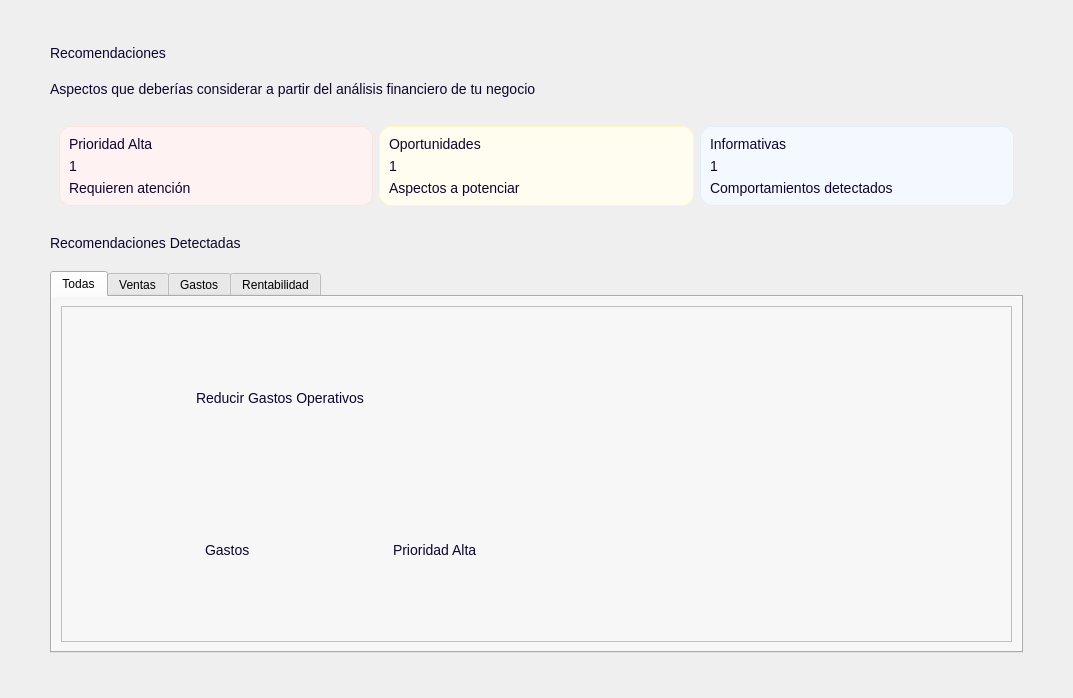
<?xml version="1.0" encoding="UTF-8"?>
<ui version="4.0">
 <class>Recomendaciones</class>
 <widget class="QWidget" name="Recomendaciones">
  <property name="geometry">
   <rect>
    <x>0</x>
    <y>0</y>
    <width>1073</width>
    <height>698</height>
   </rect>
  </property>
  <property name="windowTitle">
   <string>Form</string>
  </property>
  <property name="styleSheet">
   <string notr="true">QFrame[carta=&quot;Dashboard&quot;] {
    background-color: #FFFFFF;
    border: 1px solid #E4E0EA;
    border-radius: 12px;
}
#CargarDatos{
background-color:#f7f7f7;
}
QFrame{
background-color:#f7f7f7;
}

/*
-----------------------------------------------------------------------------------------------------
Textos
-----------------------------------------------------------------------------------------------------*/
QLabel{
background-color: transparent;
font-size: 14px;
color: #0E042F;
}
QLabel[texto=&quot;InputTexto&quot;]{
font-size: 16px;
font-weight: bold;
}
QLabel[texto=&quot;TituloPrincipal&quot;]{
font-size:20px;
font-weight:bold;
}
QLabel[texto=&quot;Valor&quot;]{
font-size:20px;
font-weight:bold;
}
QLabel[texto=&quot;TituloSecundario&quot;]{
font-size:18px;
font-weight:bold;
}
QLabel[texto=&quot;Descripcion&quot;]{
font-size:16px;
color: #46315c;
}
QLabel[texto=&quot;Destacado&quot;]{
font-size:16px;
color: #0E042F;
font-weight: bold;
}


/*Botones*/
/* --- BOTÓN PRIMARIO --- */

QPushButton[boton=&quot;Primario&quot;] {
    border-radius: 10px;
    background-color: #5D38BB;
    font-weight: bold;
    color: #F7F7F7;
    font-size: 12pt;
    min-height: 40px;
    padding-left: 20px;
    padding-right: 20px;
	width: 200px;
}

QPushButton[boton=&quot;Primario&quot;]:hover {
    background-color: #744BCC;
}

QPushButton[boton=&quot;Primario&quot;]:pressed {
    background-color: #472A8F;
}

/* --- BOTÓN SECUNDARIO --- */

QPushButton[boton=&quot;Secundario&quot;] {
    border-radius: 10px;
    background-color: rgba(161, 147, 204, 0.7);
    font-weight: bold;
    color: #5D38BB;
    font-size: 18px;
    min-height: 40px;
	width: 250px;
}

QPushButton[boton=&quot;Secundario&quot;]:hover {
    background-color: rgba(161, 147, 204, 0.9);
}

QPushButton[boton=&quot;Secundario&quot;]:pressed {
    background-color: rgba(131, 117, 174, 0.9);
}

</string>
  </property>
  <layout class="QVBoxLayout" name="verticalLayout">
   <item>
    <layout class="QVBoxLayout" name="verticalLayout_12">
     <property name="spacing">
      <number>20</number>
     </property>
     <property name="leftMargin">
      <number>30</number>
     </property>
     <property name="topMargin">
      <number>25</number>
     </property>
     <property name="rightMargin">
      <number>30</number>
     </property>
     <property name="bottomMargin">
      <number>25</number>
     </property>
     <item>
      <widget class="QScrollArea" name="scrollArea">
       <property name="styleSheet">
        <string notr="true">/*
-----------------------------------------------------------------------------------------------------
ScrollArea
-----------------------------------------------------------------------------------------------------
*/
#scrollAreaWidgetContents {
    background-color: transparent;
}
QScrollArea {
    background-color: transparent;
    border: none;
	border-radius:0px;
}

/* Widget que está dentro del ScrollArea */
/*QScrollArea &gt; QWidget &gt; QWidget {
    background-color: #F9F9FC;
}*/

/* Scrollbar vertical */
QScrollBar:vertical {
    background-color: transparent;
    width: 8px;
    margin: 4px 2px 4px 0px;
}

/* Parte que se puede arrastrar */
QScrollBar::handle:vertical {
    background-color: #C9C1D5;
    border-radius: 4px;
    min-height: 40px;
}

/* Al pasar el mouse */
QScrollBar::handle:vertical:hover {
    background-color: #A99DB8;
}

/* Ocultar botones de arriba y abajo */
QScrollBar::add-line:vertical,
QScrollBar::sub-line:vertical {
    height: 0px;
}

/* Espacio antes/después del handle */
QScrollBar::add-page:vertical,
QScrollBar::sub-page:vertical {
    background: transparent;
}</string>
       </property>
       <property name="frameShape">
        <enum>QFrame::NoFrame</enum>
       </property>
       <property name="frameShadow">
        <enum>QFrame::Plain</enum>
       </property>
       <property name="widgetResizable">
        <bool>true</bool>
       </property>
       <widget class="QWidget" name="scrollAreaWidgetContents">
        <property name="geometry">
         <rect>
          <x>0</x>
          <y>0</y>
          <width>995</width>
          <height>630</height>
         </rect>
        </property>
        <property name="sizePolicy">
         <sizepolicy hsizetype="Expanding" vsizetype="Preferred">
          <horstretch>0</horstretch>
          <verstretch>0</verstretch>
         </sizepolicy>
        </property>
        <layout class="QVBoxLayout" name="verticalLayout_2">
         <property name="leftMargin">
          <number>9</number>
         </property>
         <property name="topMargin">
          <number>9</number>
         </property>
         <property name="rightMargin">
          <number>9</number>
         </property>
         <item>
          <layout class="QVBoxLayout" name="verticalLayout_11">
           <property name="spacing">
            <number>20</number>
           </property>
           <item>
            <widget class="QLabel" name="lblTitulo">
             <property name="maximumSize">
              <size>
               <width>16777215</width>
               <height>50</height>
              </size>
             </property>
             <property name="text">
              <string>Recomendaciones</string>
             </property>
             <property name="texto" stdset="0">
              <string>TituloPrincipal</string>
             </property>
            </widget>
           </item>
           <item>
            <widget class="QLabel" name="lblDescripcion">
             <property name="maximumSize">
              <size>
               <width>16777215</width>
               <height>50</height>
              </size>
             </property>
             <property name="text">
              <string>Aspectos que deberías considerar a partir del análisis financiero de tu negocio</string>
             </property>
             <property name="texto" stdset="0">
              <string>Descripcion</string>
             </property>
            </widget>
           </item>
           <item>
            <widget class="QWidget" name="widget" native="true">
             <property name="styleSheet">
              <string notr="true">QLabel {
    qproperty-alignment: 'AlignCenter';
}
</string>
             </property>
             <layout class="QHBoxLayout" name="horizontalLayout">
              <item>
               <widget class="QFrame" name="carta_prioridad">
                <property name="styleSheet">
                 <string notr="true">#carta_prioridad {
    background-color: #FFF2F2; /* Fondo rojo muy claro */
    border: 1px solid #FFE3E3;  /* Borde sutil */
    border-radius: 12px;        /* Bordes redondeados */
}
</string>
                </property>
                <property name="frameShape">
                 <enum>QFrame::StyledPanel</enum>
                </property>
                <property name="frameShadow">
                 <enum>QFrame::Raised</enum>
                </property>
                <layout class="QVBoxLayout" name="verticalLayout_3">
                 <item>
                  <widget class="QLabel" name="label">
                   <property name="text">
                    <string>Prioridad Alta</string>
                   </property>
                   <property name="texto" stdset="0">
                    <string>Destacado</string>
                   </property>
                  </widget>
                 </item>
                 <item>
                  <widget class="QLabel" name="cantidadPrioridad">
                   <property name="text">
                    <string>1</string>
                   </property>
                   <property name="texto" stdset="0">
                    <string>Valor</string>
                   </property>
                  </widget>
                 </item>
                 <item>
                  <widget class="QLabel" name="label_3">
                   <property name="text">
                    <string>Requieren atención</string>
                   </property>
                   <property name="texto" stdset="0">
                    <string>Descripcion</string>
                   </property>
                  </widget>
                 </item>
                </layout>
               </widget>
              </item>
              <item>
               <widget class="QFrame" name="carta_oportunidades">
                <property name="styleSheet">
                 <string notr="true">#carta_oportunidades {
    background-color: #FFFDF0; /* Fondo amarillo claro */
    border: 1px solid #FFF7C2;  /* Borde sutil */
    border-radius: 12px;        /* Bordes redondeados */
}
</string>
                </property>
                <property name="frameShape">
                 <enum>QFrame::StyledPanel</enum>
                </property>
                <property name="frameShadow">
                 <enum>QFrame::Raised</enum>
                </property>
                <layout class="QVBoxLayout" name="verticalLayout_4">
                 <item>
                  <widget class="QLabel" name="label_4">
                   <property name="text">
                    <string>Oportunidades</string>
                   </property>
                   <property name="texto" stdset="0">
                    <string>Destacado</string>
                   </property>
                  </widget>
                 </item>
                 <item>
                  <widget class="QLabel" name="cantidadOportunidades">
                   <property name="text">
                    <string>1</string>
                   </property>
                   <property name="texto" stdset="0">
                    <string>Valor</string>
                   </property>
                  </widget>
                 </item>
                 <item>
                  <widget class="QLabel" name="label_6">
                   <property name="text">
                    <string>Aspectos a potenciar</string>
                   </property>
                   <property name="texto" stdset="0">
                    <string>Descripcion</string>
                   </property>
                  </widget>
                 </item>
                </layout>
               </widget>
              </item>
              <item>
               <widget class="QFrame" name="carta_informativa">
                <property name="styleSheet">
                 <string notr="true">#carta_informativa {
    background-color: #F4F8FF; /* Fondo azul claro */
    border: 1px solid #E1EDFF;  /* Borde sutil */
    border-radius: 12px;        /* Bordes redondeados */
}
</string>
                </property>
                <property name="frameShape">
                 <enum>QFrame::StyledPanel</enum>
                </property>
                <property name="frameShadow">
                 <enum>QFrame::Raised</enum>
                </property>
                <layout class="QVBoxLayout" name="verticalLayout_5">
                 <item>
                  <widget class="QLabel" name="label_7">
                   <property name="text">
                    <string>Informativas</string>
                   </property>
                   <property name="texto" stdset="0">
                    <string>Destacado</string>
                   </property>
                  </widget>
                 </item>
                 <item>
                  <widget class="QLabel" name="cantidadInformativas">
                   <property name="text">
                    <string>1</string>
                   </property>
                   <property name="texto" stdset="0">
                    <string>Valor</string>
                   </property>
                  </widget>
                 </item>
                 <item>
                  <widget class="QLabel" name="label_9">
                   <property name="text">
                    <string>Comportamientos detectados</string>
                   </property>
                   <property name="texto" stdset="0">
                    <string>Descripcion</string>
                   </property>
                  </widget>
                 </item>
                </layout>
               </widget>
              </item>
             </layout>
            </widget>
           </item>
           <item>
            <widget class="QLabel" name="label_2">
             <property name="text">
              <string>Recomendaciones Detectadas</string>
             </property>
             <property name="texto" stdset="0">
              <string>TituloSecundario</string>
             </property>
            </widget>
           </item>
           <item>
            <widget class="QTabWidget" name="tabWidget">
             <property name="styleSheet">
              <string notr="true">QTabWidget {
        qproperty-expanding: true;
		background-color:#f7f7f7;
    }
QTabWidget::pane {
    border: none;
    background-color: #f7f7f7;
}
QTabWidget &gt; QWidget {
    background-color: #f7f7f7;
}
QTabBar::tab {
    background: #F1EFF6;
    color: #46315c;

    padding: 10px 28px;

    border: none;
    border-radius: 8px;

    margin-right: 6px;
	min-width: 50px; 
    font-family: &quot;Manrope&quot;;
    font-size: 14px;
    font-weight: 600;
}

QTabBar::tab:hover {
    background: #E8E5F0;
    color: #16094C;
}

QTabBar::tab:selected {
    background: #16094C;
    color: white;
}


/* --- GASTOS / PRIORIDAD ALTA --- */
QLabel[badge=&quot;prioridad-alta&quot;] {
    background-color: #FEECEB; /* Fondo rojizo suave */
    color: #D9383A;            /* Texto rojo oscuro */
    border-radius: 10px;       /* Bordes redondeados */
    padding: 2px 10px;         /* Espaciado interno */
    font-weight: bold;
}

/* --- OPORTUNIDAD --- */
QLabel[badge=&quot;oportunidad&quot;] {
    background-color: #FFF9E6; /* Fondo amarillo/dorado suave */
    color: #B27B00;            /* Texto dorado oscuro */
    border-radius: 10px;
    padding: 2px 10px;
    font-weight: bold;
}

/* --- INFORMATIVA --- */
QLabel[badge=&quot;informativa&quot;] {
    background-color: #EBF3FE; /* Fondo azul suave */
    color: #1D63CB;            /* Texto azul oscuro */
    border-radius: 10px;
    padding: 2px 10px;
    font-weight: bold;
}
/* --- CATEGORÍA (Gastos / Ventas) --- */
QLabel[badge=&quot;categoria&quot;] {
    background-color: #EDE9FE; /* Fondo morado/lavanda muy suave */
    color: #4F46E5;            /* Texto morado oscuro/índigo */
    border-radius: 10px;       /* Bordes redondeados */
    padding: 2px 10px;         /* Espaciado interno */
    font-weight: bold;         /* Texto en negrita */
}

</string>
             </property>
             <property name="currentIndex">
              <number>0</number>
             </property>
             <widget class="QWidget" name="tab">
              <attribute name="title">
               <string>Todas</string>
              </attribute>
              <layout class="QVBoxLayout" name="verticalLayout_6">
               <item>
                <widget class="QFrame" name="frame">
                 <property name="frameShape">
                  <enum>QFrame::StyledPanel</enum>
                 </property>
                 <property name="frameShadow">
                  <enum>QFrame::Raised</enum>
                 </property>
                 <property name="carta" stdset="0">
                  <string>Dashboard</string>
                 </property>
                 <layout class="QHBoxLayout" name="horizontalLayout_2">
                  <item>
                   <widget class="QWidget" name="widget_2" native="true">
                    <property name="maximumSize">
                     <size>
                      <width>110</width>
                      <height>16777215</height>
                     </size>
                    </property>
                    <layout class="QVBoxLayout" name="verticalLayout_7">
                     <item>
                      <widget class="QLabel" name="label_5">
                       <property name="maximumSize">
                        <size>
                         <width>90</width>
                         <height>90</height>
                        </size>
                       </property>
                       <property name="text">
                        <string/>
                       </property>
                       <property name="pixmap">
                        <pixmap resource="../../../resources/resources.qrc">:/icons/exclamationMarkRed.svg</pixmap>
                       </property>
                       <property name="scaledContents">
                        <bool>true</bool>
                       </property>
                      </widget>
                     </item>
                     <item>
                      <spacer name="verticalSpacer">
                       <property name="orientation">
                        <enum>Qt::Vertical</enum>
                       </property>
                       <property name="sizeHint" stdset="0">
                        <size>
                         <width>20</width>
                         <height>40</height>
                        </size>
                       </property>
                      </spacer>
                     </item>
                    </layout>
                   </widget>
                  </item>
                  <item>
                   <widget class="QWidget" name="widget_3" native="true">
                    <layout class="QVBoxLayout" name="verticalLayout_8">
                     <item>
                      <widget class="QLabel" name="label_8">
                       <property name="text">
                        <string>Reducir Gastos Operativos</string>
                       </property>
                       <property name="texto" stdset="0">
                        <string>Destacado</string>
                       </property>
                      </widget>
                     </item>
                     <item>
                      <widget class="QWidget" name="widget_5" native="true">
                       <property name="styleSheet">
                        <string notr="true">QLabel {
    qproperty-alignment: 'AlignCenter';
}</string>
                       </property>
                       <layout class="QHBoxLayout" name="horizontalLayout_3">
                        <item>
                         <widget class="QLabel" name="label_10">
                          <property name="text">
                           <string>Gastos</string>
                          </property>
                          <property name="badge" stdset="0">
                           <string>categoria</string>
                          </property>
                         </widget>
                        </item>
                        <item>
                         <widget class="QLabel" name="label_11">
                          <property name="text">
                           <string>Prioridad Alta</string>
                          </property>
                          <property name="badge" stdset="0">
                           <string>prioridad-alta</string>
                          </property>
                         </widget>
                        </item>
                       </layout>
                      </widget>
                     </item>
                    </layout>
                   </widget>
                  </item>
                  <item>
                   <widget class="QWidget" name="widget_4" native="true"/>
                  </item>
                 </layout>
                </widget>
               </item>
              </layout>
             </widget>
             <widget class="QWidget" name="tab_2">
              <attribute name="title">
               <string>Ventas</string>
              </attribute>
             </widget>
             <widget class="QWidget" name="Gastos">
              <attribute name="title">
               <string>Gastos</string>
              </attribute>
             </widget>
             <widget class="QWidget" name="tab_4">
              <attribute name="title">
               <string>Rentabilidad</string>
              </attribute>
             </widget>
            </widget>
           </item>
          </layout>
         </item>
        </layout>
       </widget>
      </widget>
     </item>
    </layout>
   </item>
  </layout>
 </widget>
 <resources>
  <include location="../../../resources/resources.qrc"/>
  <include location="../../../resources/resources.qrc"/>
 </resources>
 <connections/>
</ui>
